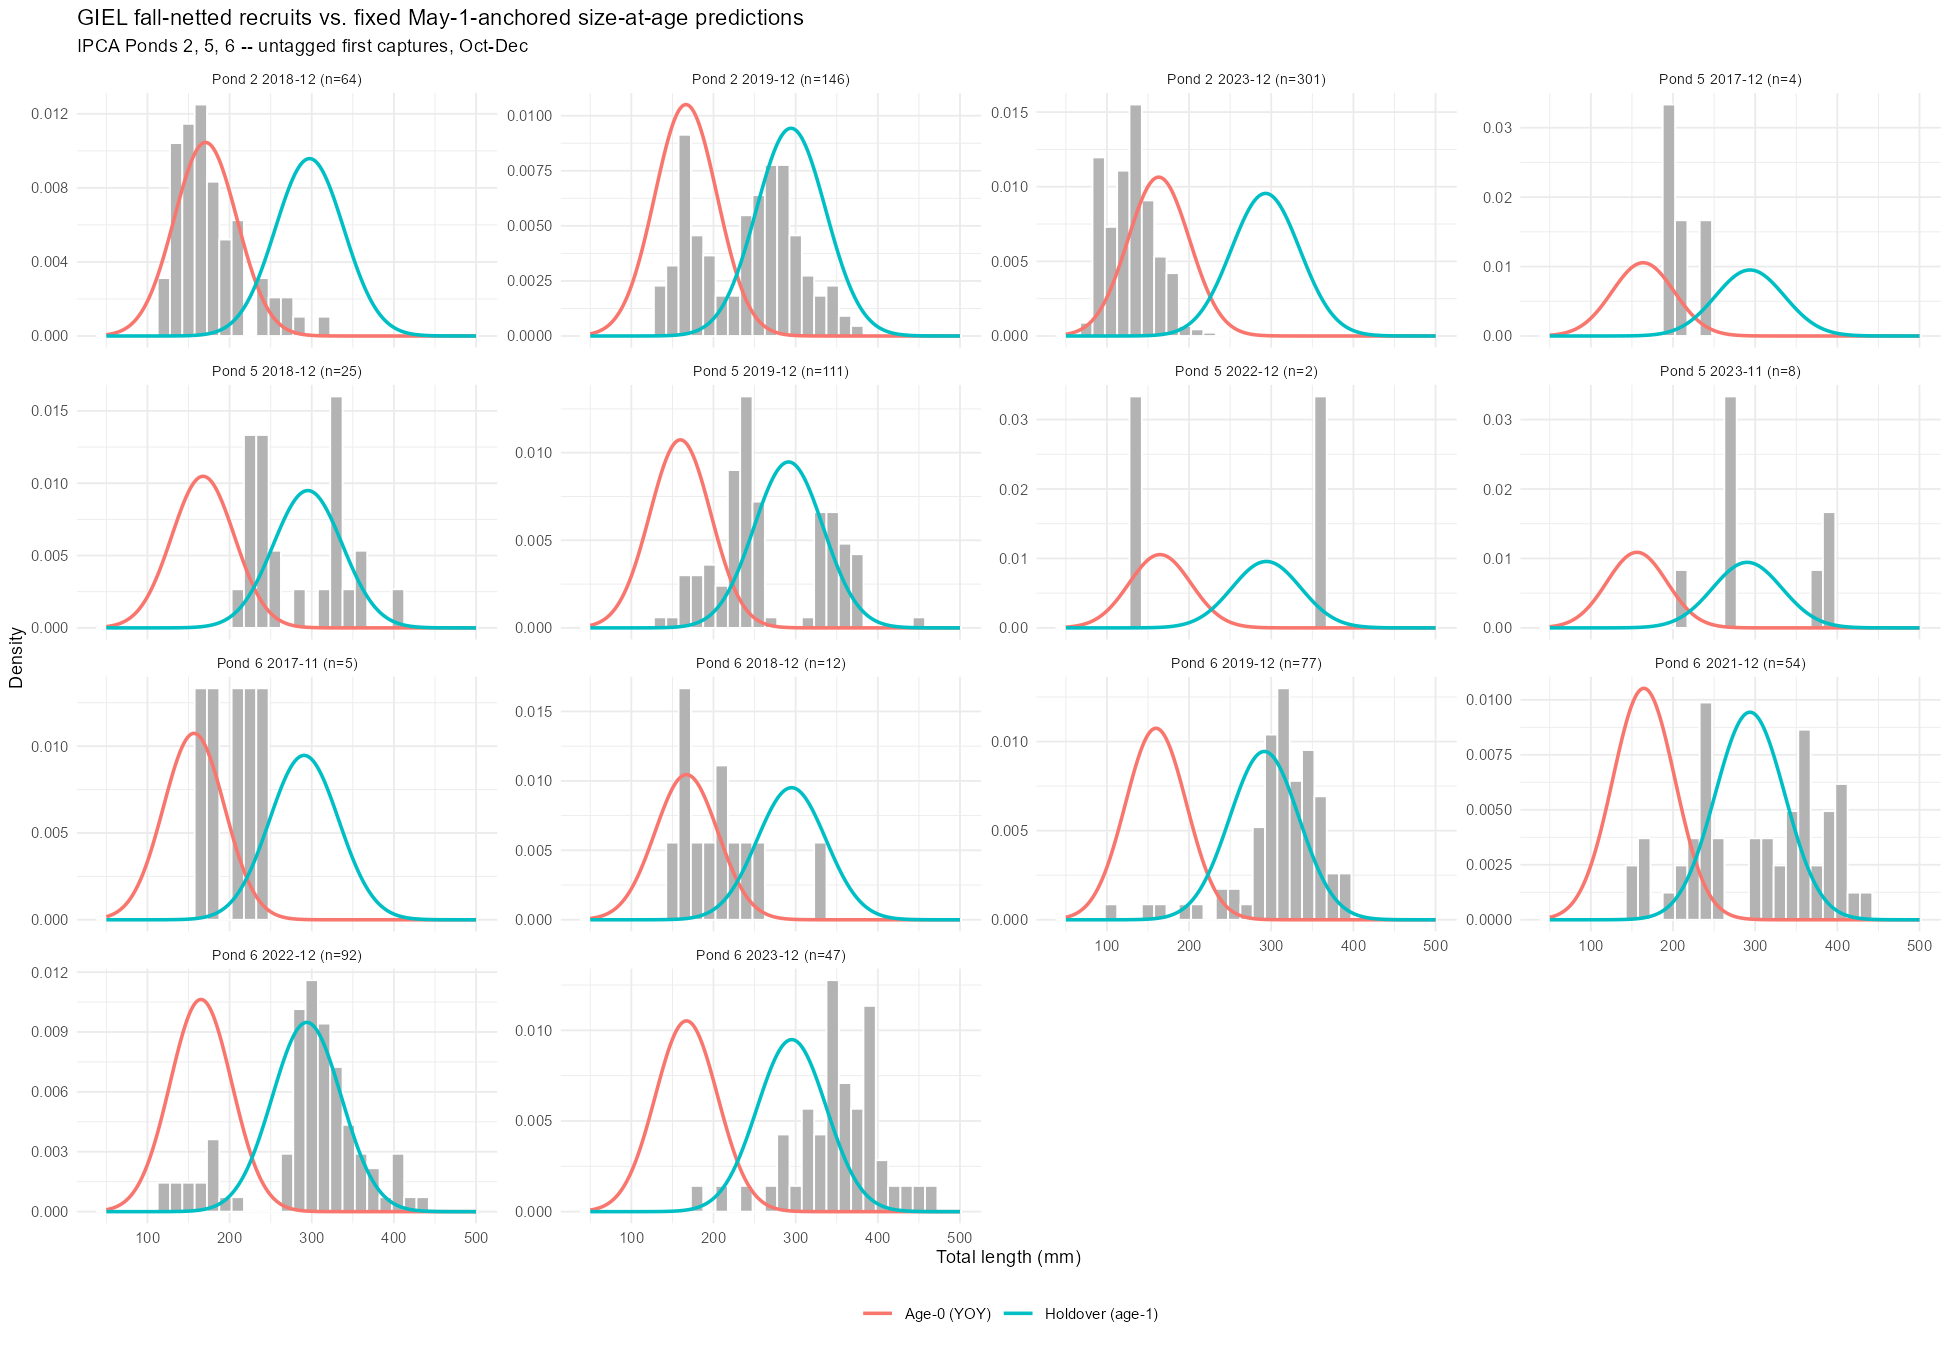

Here is the R script that generated this plot:
## GIEL_IP2_FixedMeanConflictCheck.R
##
## Conflict check for the BONY (GIEL) fixed-mean age-0 (YOY) vs. holdover
## size-at-netting priors proposed for IPCA Ponds 2, 5, and 6 (name retained
## from the original IP2-only request; scope is now all three GIEL ponds).
##
## Background: for BONY at IPCA, BK confirmed (1) there is not enough data to
## support a density-dependent growth/survival submodel like the one built
## for RASU at YCB (model/YCBSizeDensityEDA.qmd), and (2) the May 1 spawn-date
## anchor (Jonez and Sumner 1954, via BK) is BONY/IPCA-specific. Given that,
## the plan is to classify untagged fall-netted (Oct-Dec) GIEL recruits into
## age-0 (YOY) vs. holdover using FIXED size-at-age means/SDs computed from
## the existing shared-K, release-anchored VBGF posterior
## (data/GIEL_VBGF_AgeLength.RData, object `al_final`), anchored at May 1 for
## age-0 and May 1 of the PRIOR year for a one-year-old holdover, rather than
## letting an unconstrained 2-component mixture (as used for RASU/YCB in
## RecruitYOYClassification.R) fit both means freely. BK expects little
## conflict between the growth-model prediction and observed netted sizes,
## since IPCA is data-poor and the growth model already fits reasonably well.
##
## This script tests that expectation with two cheap, per-event diagnostics
## (chosen over a full parametric-bootstrap goodness-of-fit test as the first
## screening pass -- see the 2026-09-23 conversation log in AGENTS.md):
##   1. Per-component z-check: hard-assign each fish to whichever fixed
##      component (age-0 or holdover) has higher density, then compare the
##      assigned group's observed mean TL to the fixed predicted mean via
##      z = (obs_mean - pred_mean) / (pred_sd / sqrt(n_assigned)). Flag
##      |z| > 2.
##   2. Extreme-residual fish: flag individual fish whose distance from BOTH
##      fixed components (min(|z0|, |z1|)) exceeds 3 -- these don't fit
##      either predicted cluster and may indicate an unmodeled age class
##      (e.g. a multi-year-old holdover) or a data problem.
##
## IMPORTANT ASYMMETRY: the "Holdover" fixed mean/SD is calibrated for
## EXACTLY one year old (age ~1.6 yr at a typical Dec netting). But the
## untagged-recruit pool used here (fish with no known year class, first
## captured at a fall netting) can include truly older fish that simply
## evaded capture in prior years -- age-2, age-3, etc. Those fish are
## expected to run LARGER than the age-1 anchor (VBGF growth is decelerating
## but still positive at these ages), so a positive z-test flag on a
## "Holdover" group is consistent with ordinary multi-age mixing and is NOT
## by itself evidence of a growth-model conflict. A NEGATIVE flag (observed
## smaller than the age-1 prediction), or any flag on the "Age-0" group in
## either direction, is the more informative signal of real conflict (wrong
## spawn-date anchor, a bad growth-model year, or a data issue). The output
## table below annotates this distinction explicitly (`interpretation`
## column) rather than leaving every flagged row looking equally concerning.
##
## Data sources: data/ReportingData.RData (StudyBWNFWG, for the untagged
## fall-netted recruit candidates -- same candidate definition used in
## model/GIEL_VBGF_AgeLength.R's step 2) and data/GIEL_VBGF_AgeLength.RData
## (al_final, for the posterior draws). The latter file is a full workspace
## dump from an interactive session (see AGENTS.md caution) -- loaded into a
## throwaway environment here so it cannot clobber anything in this script.
##
## Output: data/GIEL_IP2_FixedMeanConflictCheck.RData (EventFixedPriors,
## FishClassified, EventZCheck, ExtremeResidualFish) and
## model/GIEL_IP2_FixedMeanConflictCheck.png (per-event histograms with the
## fixed component densities overlaid).

source("LabFunctions.R")
packages(dplyr)
packages(lubridate)
packages(ggplot2)
packages(coda)

load("data/ReportingData.RData")

## Posterior draws for the shared-K, release-anchored VBGF fit, loaded into a
## scratch environment so the full-workspace-dump RData can't overwrite
## anything above (see file header).
al_env <- new.env()
load("data/GIEL_VBGF_AgeLength.RData", envir = al_env)
al_final <- al_env$al_final
rm(al_env)

samps <- as.matrix(al_final$samples)
stopifnot(all(c("Linf", "logK[1]", "L0", "sigma", "sigma_v") %in% colnames(samps)))
Linf_s   <- samps[, "Linf"]
logK_s   <- samps[, "logK[1]"]
L0_s     <- samps[, "L0"]
sigma_s  <- samps[, "sigma"]
sigmav_s <- samps[, "sigma_v"]
N_DRAW <- length(Linf_s)
cat("Loaded", N_DRAW, "posterior draws from al_final (Linf, logK[1], L0, sigma, sigma_v)\n")

EXTREME_Z <- 3    # per-fish: flag if min(|z0|, |z1|) exceeds this
EVENT_Z   <- 2    # per-event: flag if the assigned-group z-test exceeds this
SEED <- 9142

# ---------------------------------------------------------------------------
# 1. Untagged fall-netted (Oct-Dec) GIEL recruit candidates, IP2/IP5/IP6 --
#    same definition as model/GIEL_VBGF_AgeLength.R step 2 (fish with no
#    known stocking year class, first physical capture, Oct-Dec, measured TL)
# ---------------------------------------------------------------------------
GIEL_PONDS <- c("IPCA (Pond 2)", "IPCA (Pond 5)", "IPCA (Pond 6)")

giel_nfwg <- StudyBWNFWG |> filter(species == "GIEL", location %in% GIEL_PONDS)

known_yc <- giel_nfwg |>
  filter(!is.na(year_class)) |>
  distinct(PITIndex, year_class)

RecruitCandidates <- giel_nfwg |>
  filter(FirstRecord == "yes", event == "capture", month(collection_date) %in% 10:12,
         !(PITIndex %in% known_yc$PITIndex), !is.na(total_length)) |>
  mutate(cal_year = year(collection_date), ym = format(collection_date, "%Y-%m"))

cat("\nUntagged fall-netted recruit candidates (IP2/IP5/IP6):", nrow(RecruitCandidates), "\n")

# ---------------------------------------------------------------------------
# 2. Fixed size-at-age predictions per netting event, anchored to May 1
#    (age-0) / May 1 of the prior year (one-year-old holdover)
# ---------------------------------------------------------------------------
may1_this <- function(d) as.Date(paste0(year(d), "-05-01"))
may1_prev <- function(d) as.Date(paste0(year(d) - 1, "-05-01"))

set.seed(SEED)
predict_fixed <- function(age_years) {
  # Posterior-predictive mean/SD for a NEW pond-year (fresh v ~ N(0, sigma_v))
  # plus residual observation noise -- same recipe used for the original
  # IP2 age-0/holdover prior table.
  v_draw <- rnorm(N_DRAW, 0, sigmav_s)
  K <- exp(logK_s + v_draw)
  mu <- L0_s + (Linf_s - L0_s) * (1 - exp(-K * age_years))
  TL_draw <- rnorm(N_DRAW, mu, sigma_s)
  c(mean = mean(TL_draw), sd = sd(TL_draw))
}

EventFixedPriors <- RecruitCandidates |>
  group_by(location, ym) |>
  summarise(n = dplyr::n(), rep_date = median(collection_date), .groups = "drop") |>
  arrange(location, ym) |>
  mutate(age0_age = as.numeric(rep_date - may1_this(rep_date)) / 365.25,
         age1_age = as.numeric(rep_date - may1_prev(rep_date)) / 365.25)

fixed_preds <- t(sapply(seq_len(nrow(EventFixedPriors)), function(i) {
  c(predict_fixed(EventFixedPriors$age0_age[i]), predict_fixed(EventFixedPriors$age1_age[i]))
}))
colnames(fixed_preds) <- c("mean0", "sd0", "mean1", "sd1")
EventFixedPriors <- bind_cols(EventFixedPriors, as.data.frame(fixed_preds))

cat("\nFixed age-0 / holdover(age-1) size predictions by netting event:\n")
print(EventFixedPriors, n = Inf)

# ---------------------------------------------------------------------------
# 3. Per-fish classification against the fixed means, and the two
#    diagnostics: extreme-residual fish, and per-event/per-assigned-class
#    z-check
# ---------------------------------------------------------------------------
FishClassified <- RecruitCandidates |>
  left_join(EventFixedPriors |> select(location, ym, mean0, sd0, mean1, sd1),
            by = c("location", "ym")) |>
  mutate(
    z0 = (total_length - mean0) / sd0,
    z1 = (total_length - mean1) / sd1,
    assigned = if_else(abs(z0) <= abs(z1), "Age-0 (YOY)", "Holdover"),
    min_abs_z = pmin(abs(z0), abs(z1)),
    extreme = min_abs_z > EXTREME_Z
  )

ExtremeResidualFish <- FishClassified |>
  filter(extreme) |>
  select(location, ym, PITIndex, collection_date, total_length, z0, z1, min_abs_z) |>
  arrange(location, ym, desc(min_abs_z))

cat("\n--- Diagnostic 1: extreme-residual fish (min(|z0|,|z1|) >", EXTREME_Z, ") ---\n")
cat("Count:", nrow(ExtremeResidualFish), "of", nrow(FishClassified), "classified fish\n")
if (nrow(ExtremeResidualFish) > 0) print(ExtremeResidualFish, n = Inf)

EventZCheck <- FishClassified |>
  group_by(location, ym, assigned) |>
  summarise(n_assigned = dplyr::n(),
            obs_mean = mean(total_length), obs_sd = sd(total_length),
            pred_mean = if (first(assigned) == "Age-0 (YOY)") first(mean0) else first(mean1),
            pred_sd   = if (first(assigned) == "Age-0 (YOY)") first(sd0)   else first(sd1),
            .groups = "drop") |>
  mutate(
    z_test = (obs_mean - pred_mean) / (pred_sd / sqrt(n_assigned)),
    flag_z = !is.na(z_test) & abs(z_test) > EVENT_Z,
    direction = if_else(is.na(z_test), NA_character_, if_else(z_test > 0, "high", "low")),
    interpretation = case_when(
      !flag_z ~ "consistent with fixed prediction",
      assigned == "Holdover" & direction == "high" ~
        "expected: consistent with a multi-age holdover pool (fish older than the age-1 anchor), not a growth-model conflict",
      assigned == "Holdover" & direction == "low" ~
        "POSSIBLE CONFLICT: holdover fish smaller than the age-1 prediction",
      assigned == "Age-0 (YOY)" ~
        paste0("POSSIBLE CONFLICT: age-0 fish running ", direction,
               "er than predicted -- check spawn-date anchor / growth rate for this event"),
      TRUE ~ NA_character_
    )
  ) |>
  arrange(location, ym, assigned)

cat("\n--- Diagnostic 2: per-event z-check (assigned-group mean vs. fixed prediction) ---\n")
print(EventZCheck, n = Inf)

cat("\nEvents/classes flagged as a POSSIBLE (not just 'expected multi-age') conflict:\n")
print(EventZCheck |> filter(flag_z, grepl("POSSIBLE", interpretation)), n = Inf)

# ---------------------------------------------------------------------------
# 4. Figure: per-event histograms with the two fixed component densities
# ---------------------------------------------------------------------------
pond_short <- function(x) sub("IPCA \\((Pond \\d+)\\)", "\\1", x)

EventFixedPriors <- EventFixedPriors |>
  mutate(panel_label = paste0(pond_short(location), " ", ym, " (n=", n, ")"))
FishClassified <- FishClassified |>
  left_join(EventFixedPriors |> select(location, ym, panel_label), by = c("location", "ym"))

dens_grid <- EventFixedPriors |>
  rowwise() |>
  reframe(
    panel_label = panel_label,
    TL = seq(50, 500, by = 2),
    dens0 = dnorm(TL, mean0, sd0),
    dens1 = dnorm(TL, mean1, sd1)
  ) |>
  tidyr::pivot_longer(c(dens0, dens1), names_to = "component", values_to = "density") |>
  mutate(component = if_else(component == "dens0", "Age-0 (YOY)", "Holdover (age-1)"))

p_conflict <- ggplot(FishClassified, aes(x = total_length)) +
  geom_histogram(aes(y = after_stat(density)), binwidth = 15, fill = "grey70", color = "white") +
  geom_line(data = dens_grid, aes(x = TL, y = density, color = component), linewidth = 0.8) +
  facet_wrap(~panel_label, scales = "free_y", ncol = 4) +
  labs(x = "Total length (mm)", y = "Density",
       color = NULL,
       title = "GIEL fall-netted recruits vs. fixed May-1-anchored size-at-age predictions",
       subtitle = "IPCA Ponds 2, 5, 6 -- untagged first captures, Oct-Dec") +
  theme_minimal(base_size = 9) +
  theme(legend.position = "bottom", strip.text = element_text(size = 7))
print(p_conflict)
ggsave("model/GIEL_IP2_FixedMeanConflictCheck.png", p_conflict, width = 13, height = 9, dpi = 150)

# ---------------------------------------------------------------------------
# 5. Save
# ---------------------------------------------------------------------------
save(EventFixedPriors, FishClassified, EventZCheck, ExtremeResidualFish,
     file = "data/GIEL_IP2_FixedMeanConflictCheck.RData")
cat("\nSaved data/GIEL_IP2_FixedMeanConflictCheck.RData\n")
cat("Saved model/GIEL_IP2_FixedMeanConflictCheck.png\n")
